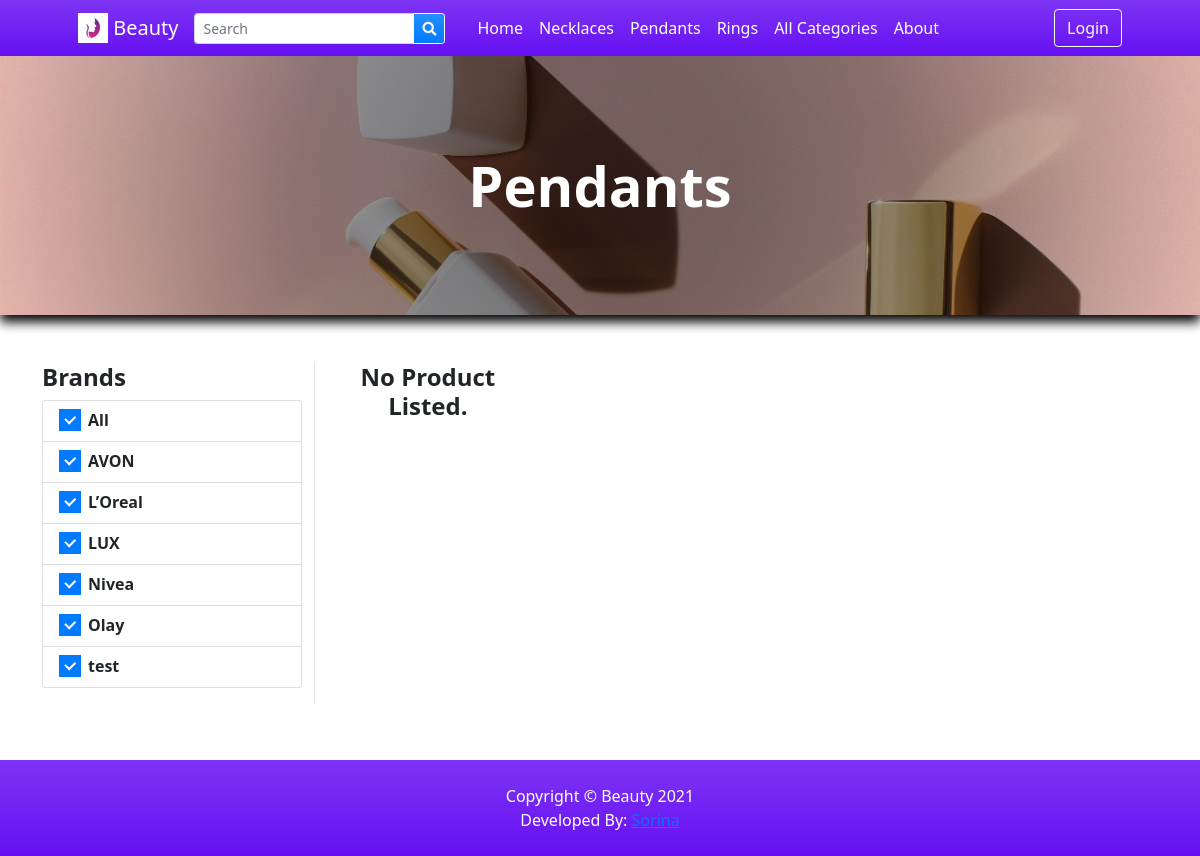
The app's page /?p=products&c=c81e728d9d4c2f636f067f89cc14862c with its own data.
### tables this page shows
CREATE TABLE `categories` (
  `id` int(30) NOT NULL,
  `category` varchar(250) NOT NULL,
  `description` text DEFAULT NULL,
  `status` tinyint(1) NOT NULL DEFAULT 1,
  `delete_flag` tinyint(1) NOT NULL DEFAULT 0,
  `date_created` datetime NOT NULL DEFAULT current_timestamp()
);

CREATE TABLE `brands` (
  `id` int(30) NOT NULL,
  `name` varchar(250) NOT NULL,
  `description` text DEFAULT NULL,
  `image_path` text DEFAULT NULL,
  `status` tinyint(1) NOT NULL DEFAULT 1,
  `delete_flag` tinyint(1) NOT NULL DEFAULT 0,
  `date_created` datetime NOT NULL DEFAULT current_timestamp()
);

### classes/DBConnection.php (called while the page is built, shortened)
<?php
class DBConnection{
    private $host = DB_SERVER;
    private $username = DB_USERNAME;
    private $password = DB_PASSWORD;
    private $database = DB_NAME;
    public $conn;
    public function __construct(){
        if (!isset($this->conn)) {
            $this->conn = new mysqli($this->host, $this->username, $this->password, $this->database);
        }
    }
}
?>

### classes/SystemSettings.php (called while the page is built, shortened)
<?php
class SystemSettings extends DBConnection{
	function userdata($field = ''){
		if(!empty($field)){
			if(isset($_SESSION['userdata'][$field]))
				return $_SESSION['userdata'][$field];
			else
				return null;
		}else{
			return false;
		}
	}
	function info($field=''){
		if(!empty($field)){
			if(isset($_SESSION['system_info'][$field]))
				return $_SESSION['system_info'][$field];
			else
				return false;
		}else{
			return false;
		}
	}
}
$_settings = new SystemSettings();
?>

### config.php (called while the page is built, shortened)
<?php
require_once('classes/DBConnection.php');
require_once('classes/SystemSettings.php');
function validate_image($file){
	if(!empty($file)){
        $ex = explode("?",$file);
        $file = $ex[0];
        $ts = isset($ex[1]) ? "?".$ex[1] : '';
		if(is_file(base_app.$file)){
			return base_url.$file.$ts;
		}else{
			return base_url.'dist/img/no-image-available.png';
		}
	}else{
		return base_url.'dist/img/no-image-available.png';
	}
}
?>

### products.php (the view, shortened to what this page needs)
<?php
$title = "";
if(isset($_GET['c']) && isset($_GET['s'])){
    $cat_qry = $conn->query("SELECT * FROM categories where md5(id) = '{$_GET['c']}'");
    if($cat_qry->num_rows > 0){
        $result =$cat_qry->fetch_assoc();
        $title = $result['category'];
        $cat_description = $result['description'];
    }
 $sub_cat_qry = $conn->query("SELECT * FROM sub_categories where md5(id) = '{$_GET['s']}'");
    if($sub_cat_qry->num_rows > 0){
        $result =$sub_cat_qry->fetch_assoc();
        $sub_title = $result['sub_category'];
        $sub_cat_description = $result['description'];
    }
}
elseif(isset($_GET['c'])){
    $cat_qry = $conn->query("SELECT * FROM categories where md5(id) = '{$_GET['c']}'");
    if($cat_qry->num_rows > 0){
        $result =$cat_qry->fetch_assoc();
        $title = $result['category'];
    }
}
?>
<header class="bg-dark py-5" id="main-header">
    <div class="container px-4 px-lg-5 my-5">
        <div class="text-center text-white">
            <h1 class="display-4 fw-bolder"><?php echo $title ?></h1>
        </div>
    </div>
</header>
<section class="py-5">
    <div class="container">
        <div class="row">
            <div class="col-md-3 border-right mb-2 pb-3">
                <h4><b>Brands</b></h4>
                <ul class="list-group">
                    <a href="" class="list-group-item list-group-item-action">
                        <div class="icheck-primary d-inline">
                            <label for="brandAll">
                                All
                            </label>
                        </div>
                    </a>
                    <?php
                    $qry = $conn->query("SELECT * FROM brands where status =1 order by name asc");
                    while($row=$qry->fetch_assoc()):
                    ?>
                    <li class="list-group-item list-group-item-action">
                        <div class="icheck-primary d-inline">
                            <label for="brand-item-<?php echo $row['id'] ?>">
                                    <?php echo $row['name'] ?>
                            </label>
                        </div>
                    </li>
                    <?php endwhile; ?>
                </ul>
            </div>
            <div class="col-md-9">
                <div class="container-fluid p-0">
                <div class="row gx-2 gx-lg-2 row-cols-1 row-cols-md-3 row-cols-xl-4">
                        <?php
                            $whereData = "";
                            if(isset($_GET['search']))
                                $whereData = " and (p.name LIKE '%{$_GET['search']}%' or b.name LIKE '%{$_GET['search']}%' or p.specs LIKE '%{$_GET['search']}%')";
                            elseif(isset($_GET['c']) && isset($_GET['s']))
                                $whereData = " and (md5(category_id) = '{$_GET['c']}' and md5(sub_category_id) = '{$_GET['s']}')";
                            elseif(isset($_GET['c']) && !isset($_GET['s']))
                                $whereData = " and md5(category_id) = '{$_GET['c']}' ";
                            elseif(isset($_GET['s']) && !isset($_GET['c']))
                                $whereData = " and md5(sub_category_id) = '{$_GET['s']}' ";
                            $bwhere = "";
                            $products = $conn->query("SELECT p.*,b.name as bname, c.category FROM `products` p inner join brands b on p.brand_id = b.id inner join categories c on p.category_id = c.id where p.status = 1 {$whereData} {$bwhere} order by rand() ");
                        ?>
                        <?php
                            if($products->num_rows <= 0){
                                echo "<h4 class='text-center'><b>No Product Listed.</b></h4>";
                            }
                        ?>
                    </div>
                </div>
            </div>
        </div>
    </div>
</section>

### inc/topBarNav.php (shortened to what this page needs)
<nav class="navbar navbar-expand-lg navbar-dark bg-gradient-indigo">
            <div class="container px-4 px-lg-5 ">
                <a class="navbar-brand" href="./">
                <img src="<?php echo validate_image($_settings->info('logo')) ?>" width="30" height="30" class="d-inline-block align-top" alt="" loading="lazy">
                <?php echo $_settings->info('short_name') ?>
                </a>
                <form class="form-inline" id="search-form">
                  <div class="input-group">
                    <input class="form-control form-control-sm form " type="search" placeholder="Search" aria-label="Search" name="search"  value="<?php echo isset($_GET['search']) ? $_GET['search'] : "" ?>"  aria-describedby="button-addon2">
                    <div class="input-group-append">
                      <button class="btn btn-outline-light bg-gradient-blue btn-sm m-0" type="submit" id="button-addon2"><i class="fa fa-search"></i></button>
                    </div>
                  </div>
                </form>
                <div class="collapse navbar-collapse" id="navbarSupportedContent">
                    <ul class="navbar-nav me-auto mb-2 mb-lg-0 ms-lg-4">
                        <li class="nav-item"><a class="nav-link text-white" aria-current="page" href="./">Home</a></li>
                        <?php
                        $cat_qry = $conn->query("SELECT * FROM categories where status = 1  limit 3");
                        $count_cats =$conn->query("SELECT * FROM categories where status = 1 ")->num_rows;
                        while($crow = $cat_qry->fetch_assoc()):
                        ?>
                        <li class="nav-item"><a class="nav-link text-white" aria-current="page" href="./?p=products&c=<?php echo md5($crow['id']) ?>"><?php echo $crow['category'] ?></a></li>
                        <?php endwhile; ?>
                        <?php if($count_cats > 3): ?>
                        <li class="nav-item"><a class="nav-link text-white" href="./?p=view_categories">All Categories</a></li>
                        <?php endif; ?>
                        <li class="nav-item"><a class="nav-link text-white" href="./?p=about">About</a></li>
                    </ul>
                    <div class="d-flex align-items-center">
                      <?php if($_settings->userdata('id') > 0 && $_settings->userdata('login_type') == 2): ?>
                        <a class="text-dark mr-2 nav-link text-white" href="./?p=cart">
                            <i class="bi-cart-fill me-1"></i>
                            Cart
                            <span class="badge bg-dark text-white ms-1 rounded-pill" id="cart-count">
                              <?php
                                $count = $conn->query("SELECT SUM(quantity) as items from `cart` where client_id =".$_settings->userdata('id'))->fetch_assoc()['items'];
                                echo ($count > 0 ? $count : 0);
                              ?>
                            </span>
                        </a>
                            <a href="./?p=my_account" class="text-dark  nav-link text-white"><b> Hi, <?php echo $_settings->userdata('firstname')?>!</b></a>
                            <a href="logout.php" class="text-dark  nav-link text-white"><i class="fa fa-sign-out-alt"></i></a>
                        <?php else: ?>
                        <button class="btn btn-outline-light ml-2" id="login-btn" type="button">Login</button>
                        <?php endif; ?>
                    </div>
                </div>
            </div>
        </nav>

### records on screen
categories: category "Necklaces"
categories: category "Pendants"
categories: category "Rings"
brands: name "AVON"
brands: name "L’Oreal"
brands: name "LUX"
brands: name "Nivea"
brands: name "Olay"
brands: name "test"

### other values on screen
$_settings->info('short_name') "Beauty"
